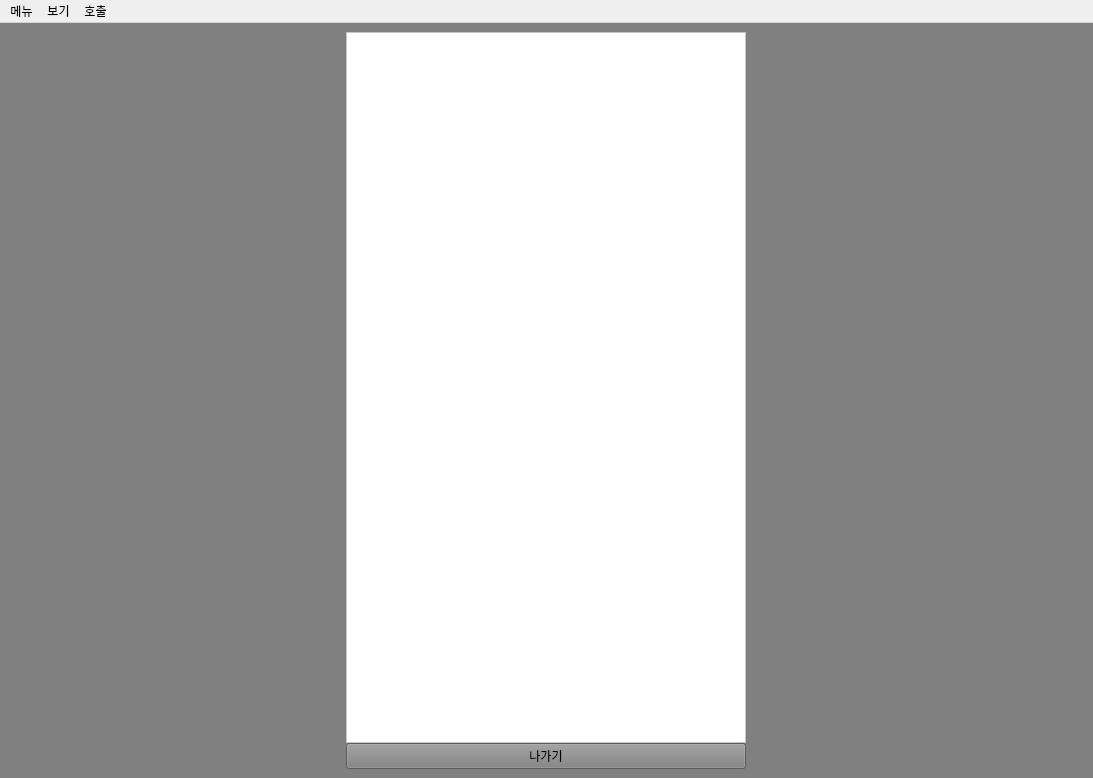
<?xml version="1.0" encoding="UTF-8"?>
<ui version="4.0">
 <class>MainWindow</class>
 <widget class="QMainWindow" name="MainWindow">
  <property name="geometry">
   <rect>
    <x>0</x>
    <y>0</y>
    <width>1093</width>
    <height>778</height>
   </rect>
  </property>
  <property name="minimumSize">
   <size>
    <width>0</width>
    <height>0</height>
   </size>
  </property>
  <property name="mouseTracking">
   <bool>false</bool>
  </property>
  <property name="windowTitle">
   <string>ObsCure</string>
  </property>
  <property name="styleSheet">
   <string notr="true"/>
  </property>
  <widget class="QWidget" name="centralwidget">
   <property name="styleSheet">
    <string notr="true">background-color:gray;</string>
   </property>
   <layout class="QGridLayout" name="gridLayout">
    <item row="0" column="0" rowspan="2">
     <layout class="QGridLayout" name="video_layout">
      <property name="spacing">
       <number>1</number>
      </property>
     </layout>
    </item>
    <item row="0" column="1" rowspan="2">
     <layout class="QVBoxLayout" name="alert_layout">
      <property name="spacing">
       <number>0</number>
      </property>
      <property name="bottomMargin">
       <number>0</number>
      </property>
      <item>
       <widget class="QTextBrowser" name="alert_browser">
        <property name="enabled">
         <bool>true</bool>
        </property>
        <property name="minimumSize">
         <size>
          <width>0</width>
          <height>0</height>
         </size>
        </property>
        <property name="maximumSize">
         <size>
          <width>400</width>
          <height>16777215</height>
         </size>
        </property>
        <property name="styleSheet">
         <string notr="true">background-color : white;</string>
        </property>
       </widget>
      </item>
      <item>
       <widget class="QPushButton" name="exit_button">
        <property name="minimumSize">
         <size>
          <width>0</width>
          <height>20</height>
         </size>
        </property>
        <property name="maximumSize">
         <size>
          <width>400</width>
          <height>16777215</height>
         </size>
        </property>
        <property name="styleSheet">
         <string notr="true">background-color:gray;</string>
        </property>
        <property name="text">
         <string>나가기</string>
        </property>
        <property name="autoDefault">
         <bool>false</bool>
        </property>
       </widget>
      </item>
     </layout>
    </item>
   </layout>
  </widget>
  <widget class="QMenuBar" name="menubar">
   <property name="geometry">
    <rect>
     <x>0</x>
     <y>0</y>
     <width>1093</width>
     <height>21</height>
    </rect>
   </property>
   <widget class="QMenu" name="menu">
    <property name="title">
     <string>메뉴</string>
    </property>
    <addaction name="actionHome"/>
   </widget>
   <widget class="QMenu" name="menu_2">
    <property name="title">
     <string>보기</string>
    </property>
    <addaction name="action_prev_video"/>
   </widget>
   <widget class="QMenu" name="menu_3">
    <property name="title">
     <string>호출</string>
    </property>
    <addaction name="actionemergency"/>
    <addaction name="actionfront_desk"/>
   </widget>
   <addaction name="menu"/>
   <addaction name="menu_2"/>
   <addaction name="menu_3"/>
  </widget>
  <action name="actionHome">
   <property name="text">
    <string>홈</string>
   </property>
  </action>
  <action name="action_prev_video">
   <property name="text">
    <string>이전 영상 확인</string>
   </property>
  </action>
  <action name="actionemergency">
   <property name="text">
    <string>응급 호출</string>
   </property>
  </action>
  <action name="actionfront_desk">
   <property name="text">
    <string>데스크 호출</string>
   </property>
  </action>
  <action name="actionPrevious_Video">
   <property name="text">
    <string>Previous Video</string>
   </property>
  </action>
 </widget>
 <resources/>
 <connections/>
</ui>
